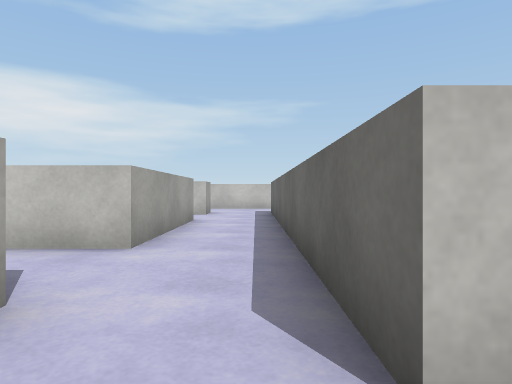
[1] (above)

24 first-person views from a walk through a Unity game level. The camera is 0.68 m above the floor, looks level and sees 75° across. The floor is counted in squares, 1 m on a side. Each view is taken from the middle of a square. On the plan, view 1 faces up. The plan holds only what a view shows up to about 10 squares ahead; the rest is blank. The place goes on beyond the plan. The player character is not drawn. Some animated figures are left out. Some surface patterns are stand-ins.

[2]
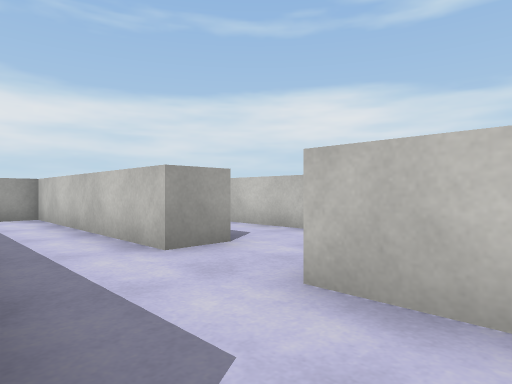

[3]
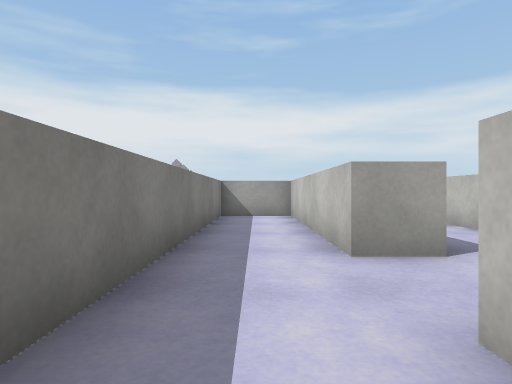

[4]
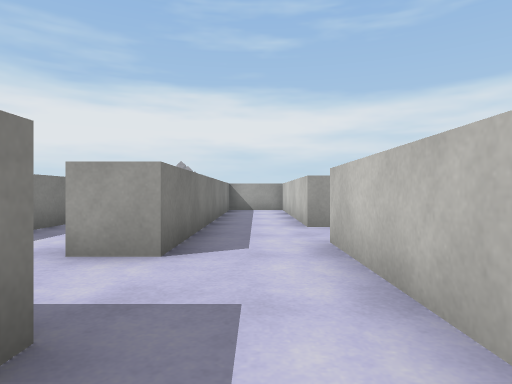

[5]
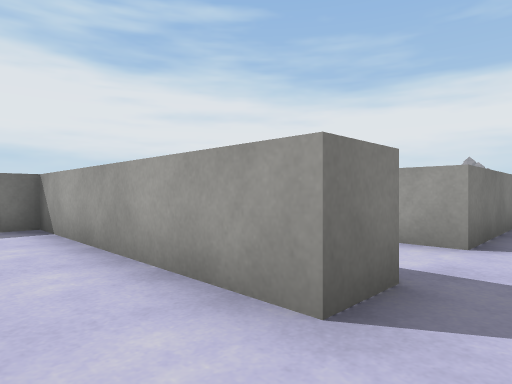

[6]
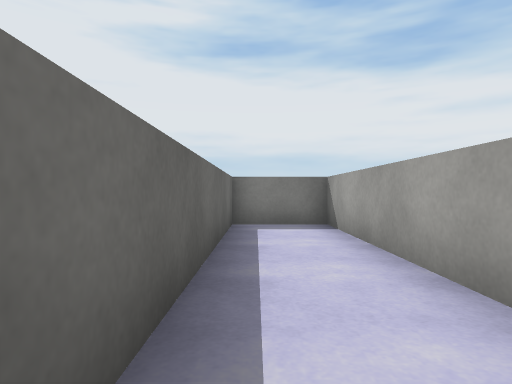

[7]
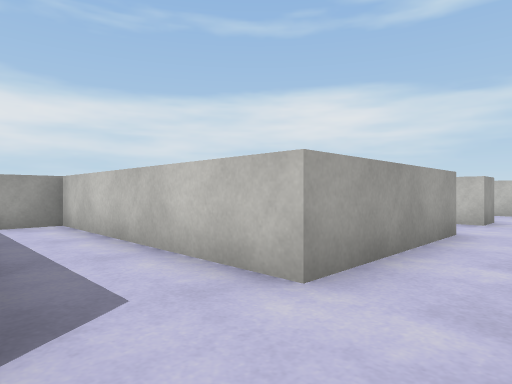

[8]
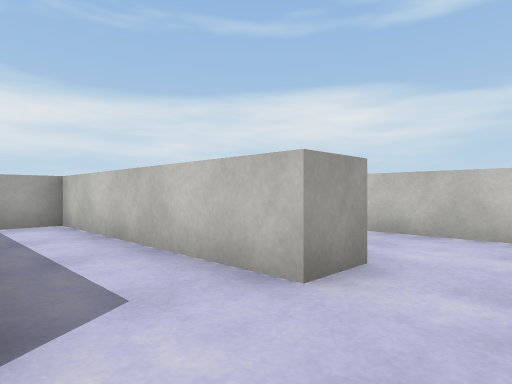

[9]
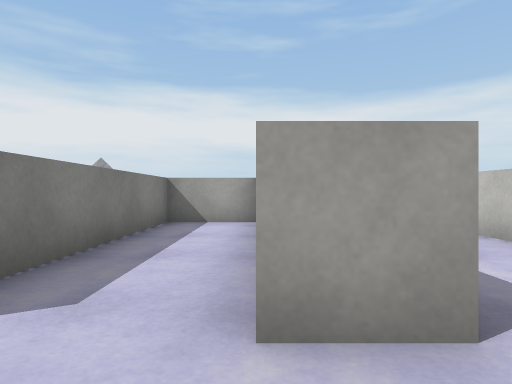

[10]
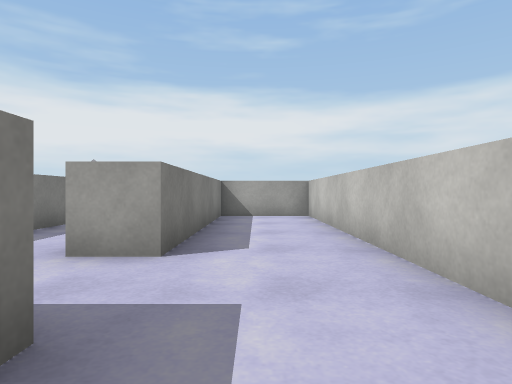

[11]
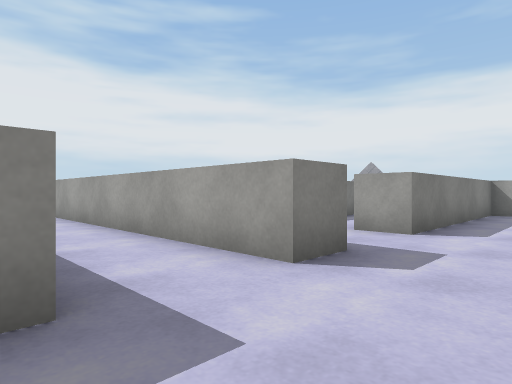

[12]
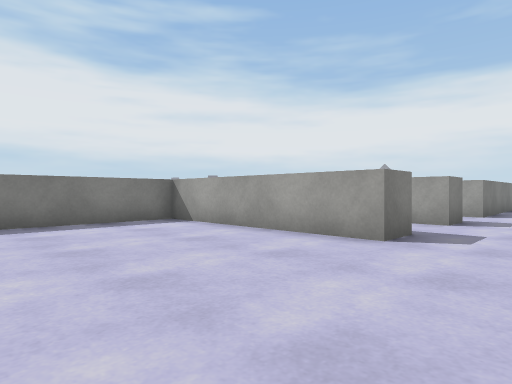

[13]
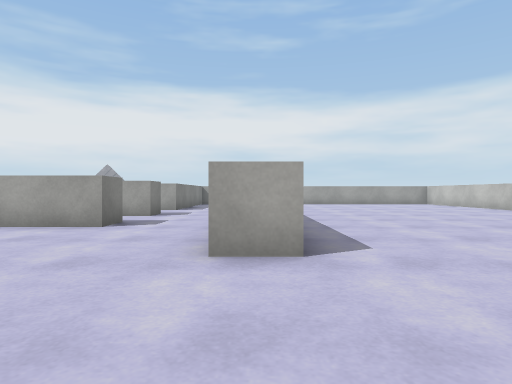

[14]
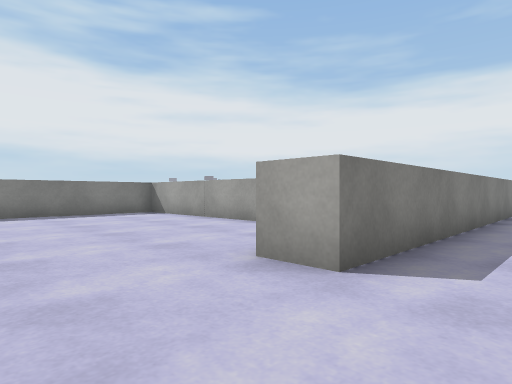

[15]
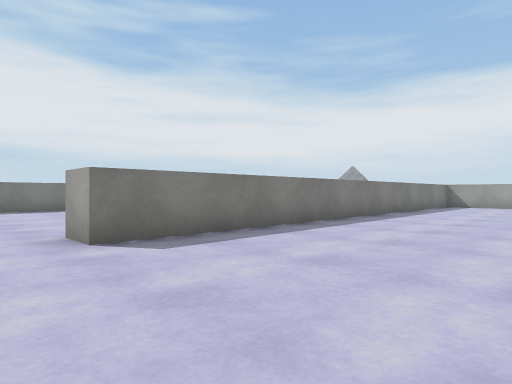

[16]
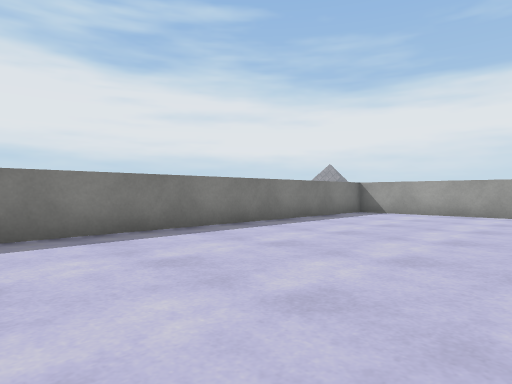

[17]
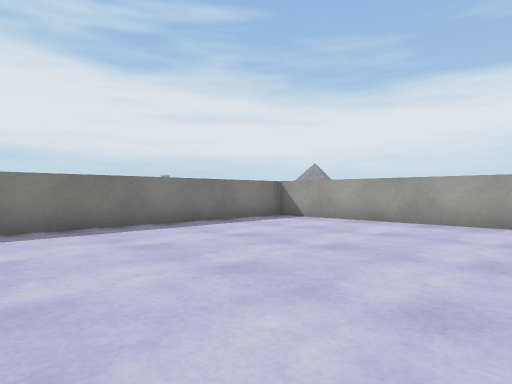

[18]
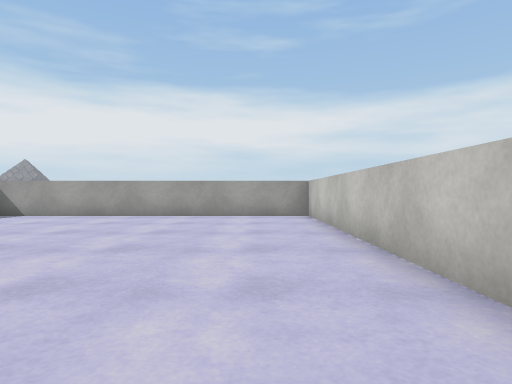

[19]
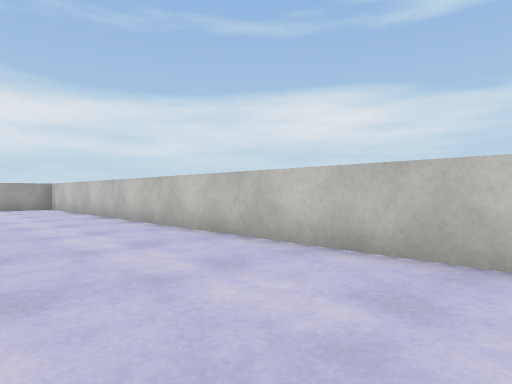

[20]
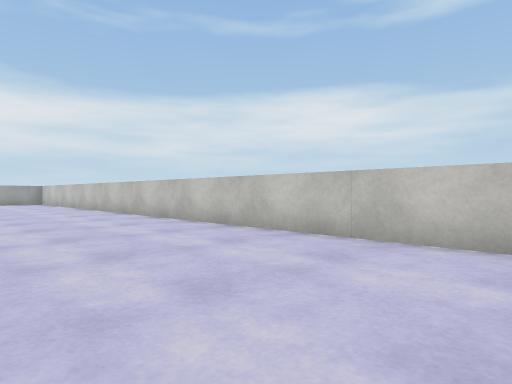

[21]
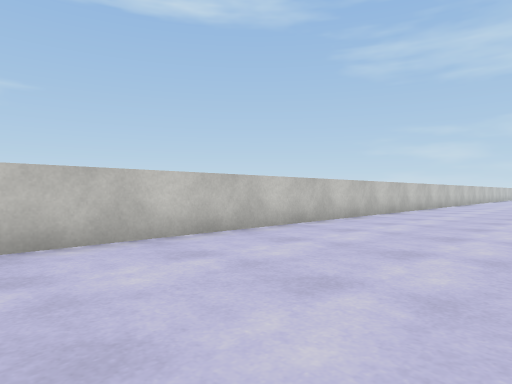

[22]
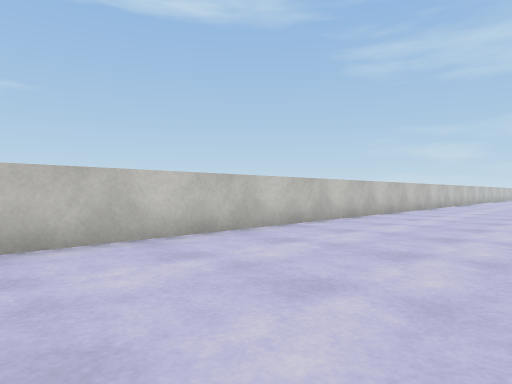

[23]
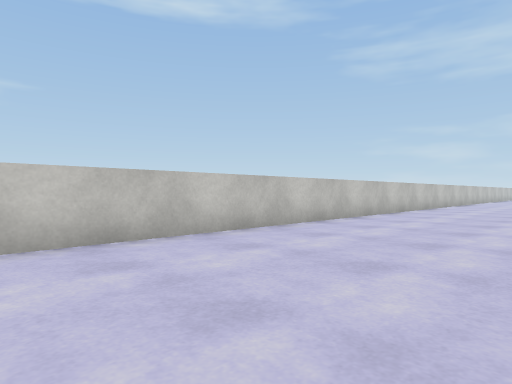

[24]
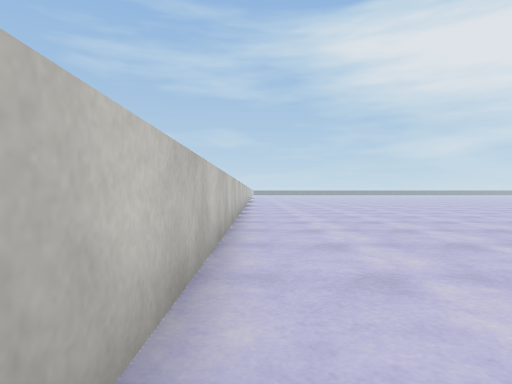

### Floor plan
Ten units are one square. View 1 is at (0, 0); x grows to the right and y downward. Boxes are objects, and circles mark ways between rooms. Rooms are numbered by the first view taken in them; rooms with no view inside come last. Other rooms are left out.
<svg viewBox="-80 -240 379 315">
<path fill="none" stroke="#000" d="M-15 -10 -75 -10 -75 10 15 10M14 -10 5 -10M35 10 45 10M15 10 15 20M38 -10 14 -10M45 10 45 70 65 70 65 6M-15 -21 -15 -10M-15 -81 -15 -40 -75 -40 -75 -29M5 -10 5 -98M-15 -100 -75 -100 -75 -80 -25 -80M35 -110 45 -110 45 -55 86 -55M5 -110 15 -110 15 -30M1 -135 -75 -135 -75 -110 -15 -110 -15 -100M294 -235 -75 -235 -75 -145 75 -145 75 -135"/>
<circle cx="10" cy="0" r="3" fill="#2a7"/>
<circle cx="-5" cy="-15" r="3" fill="#2a7"/>
<circle cx="40" cy="5" r="3" fill="#2a7"/>
<circle cx="-5" cy="-100" r="3" fill="#2a7"/>
<text x="-30" y="0">1</text>
<text x="30" y="10">2</text>
<text x="50" y="30">3</text>
<text x="-10" y="-50">4</text>
<text x="120" y="-130">5</text>
</svg>
Room 1 opens to room 2. Room 1 opens to room 4. Room 2 opens to room 3. Room 4 opens to room 5.

Where each view was taken, in squares from view 1:
view 1: 0 up, 0 right, facing up
view 2: 1 down, 2 right, facing up-left
view 3: 0 up, 2 right, facing left
view 4: 0 up, 5 right, facing left
view 5: 0 up, 6 right, facing down-left
view 6: 0 up, 6 right, facing down
view 7: 2 up, 0 right, facing up-left
view 8: 8 up, 0 right, facing up-left
view 9: 10 up, 0 right, facing left
view 10: 12 up, 2 right, facing left
view 11: 13 up, 4 right, facing down-left
view 12: 13 up, 9 right, facing down-left
view 13: 14 up, 11 right, facing left
view 14: 16 up, 10 right, facing down-left
view 15: 19 up, 9 right, facing down-left
view 16: 20 up, 3 right, facing down-left
view 17: 21 up, 0 right, facing down-left
view 18: 22 up, 2 right, facing left
view 19: 20 up, 7 right, facing up-left
view 20: 19 up, 13 right, facing up-left
view 21: 19 up, 9 right, facing up-right
view 22: 19 up, 14 right, facing up-right
view 23: 19 up, 18 right, facing up-right
view 24: 23 up, 20 right, facing right
